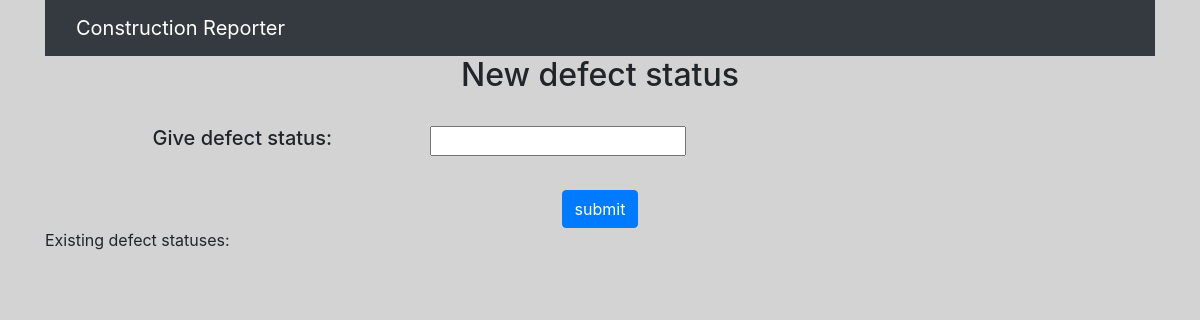
Page /defect_status_creation (signed in) on the earlier database version.
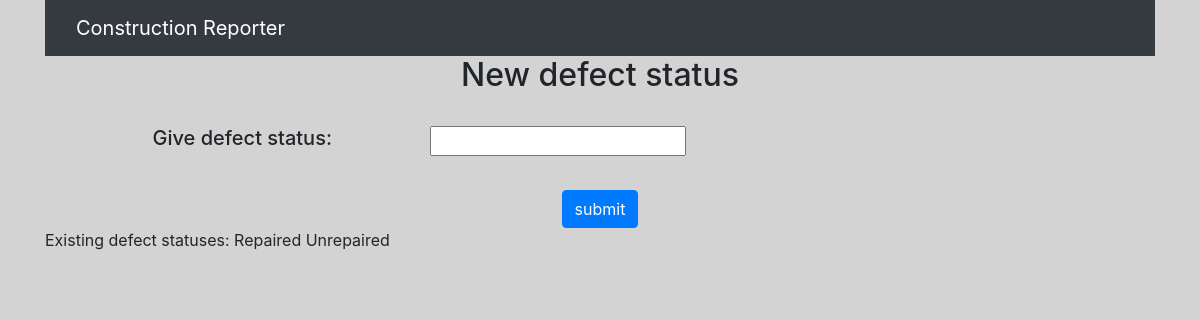
Same page on the later database version.
### ConstructionReporter/models.py (models this page shows, shortened)
class DefectStatus(models.Model):
    defect_status = models.CharField(max_length=200)

### ConstructionReporter/views.py (the view)
# urls.py: path('defect_status_creation', views.create_a_defect_status, name='create_a_defect_status'),
def create_a_defect_status(request):
    if not request.user.is_authenticated:
        return render(request, 'index.html')
    else:
        defect_statuses = load_defect_statuses()
        context = {
            'defect_statuses': defect_statuses,
        }
        return render(request, 'ConstructionReporter/create_a_defect_status.html', context)

### ConstructionReporter/views.py (called while the page is built)
def load_defect_statuses():
    defect_statuses = DefectStatus.objects.all()
    return defect_statuses

### ConstructionReporter/templates/ConstructionReporter/create_a_defect_status.html (shortened to what this page needs)
{% extends 'ConstructionReporter/base.html' %}
{% block head %}
{% load i18n %}
{% endblock %}
{% block content %}
{% include 'ConstructionReporter/navbar_location_creation.html' %}
<div class="container">
    <div class="row justify-content-center">
        <div class="col-12 text-center">
                <h2>{% trans "New defect status" %}</h2>
        </div>
    </div>
</div>
<br>
    <form action="/defect_status_creation/new" method="post">
<div class="container">
    <div class="row">
        <div class="col-12 col-md-5 col-lg-4 col-xl-3 offset-md-1 text-center text-md-left">
            <h5><label for="defect_status">{% trans "Give defect status" %}:</label></h5>
        </div>
        <div class="col-12 col-md-6 col-lg-7 col-xl-8 text-center text-md-left">
            <input id="defect_status" type="text" name="defect_status">
        </div>
    </div>
</div>
        <br>
        <div class="col-12 text-center">
            <input type="submit" class="btn btn-primary" value={% trans "submit" %}></h3>
        </div>
    </div>
</div>
<div>
    Existing defect statuses:
{% for def_status in defect_statuses %}
    {{ def_status.defect_status }}
    {% endfor %}
</div>
{% endblock %}

Differences in the rows shown:
added DefectStatus: defect_status "Repaired"
added DefectStatus: defect_status "Unrepaired"
